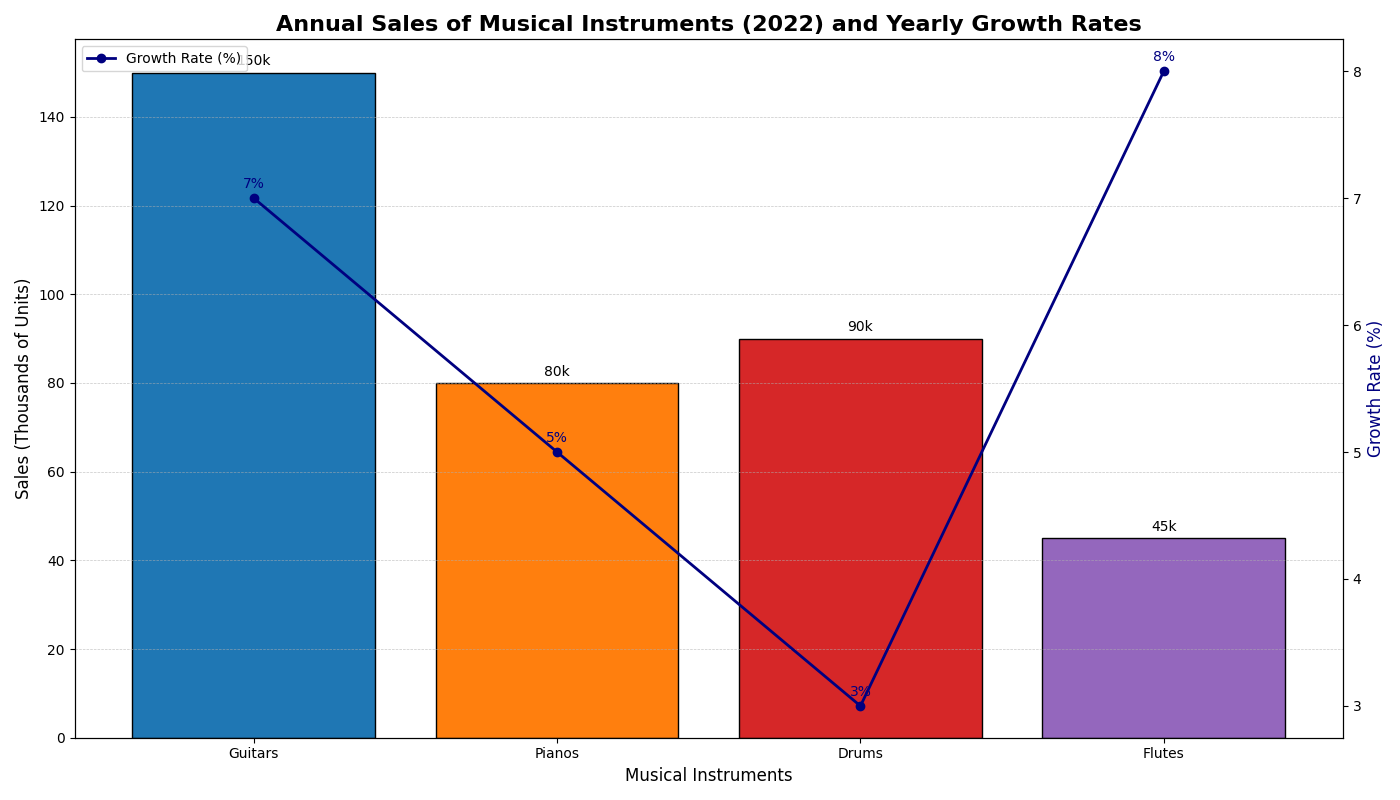

Recreate this plot in Python.
import matplotlib.pyplot as plt
import numpy as np

# Data for the bar chart (after removing 'Violins')
instruments = ['Guitars', 'Pianos', 'Drums', 'Flutes']
sales = [150, 80, 90, 45]  # Sales in thousands of units

# Data for the line plot (after removing 'Violins')
growth_rates = [7, 5, 3, 8]  # Year-over-year growth rates in percentage

# Create the plot with one subplot
fig, ax1 = plt.subplots(figsize=(14, 8))

# Colors for the bar chart, one color removed
bar_colors = ['#1f77b4', '#ff7f0e', '#d62728', '#9467bd']

# Bar chart for sales
bars = ax1.bar(instruments, sales, color=bar_colors, edgecolor='black', label='Sales (Thousands)')
ax1.set_xlabel('Musical Instruments', fontsize=12)
ax1.set_ylabel('Sales (Thousands of Units)', fontsize=12, color='black')
ax1.set_title('Annual Sales of Musical Instruments (2022) and Yearly Growth Rates', fontsize=16, fontweight='bold')
ax1.yaxis.grid(True, linestyle='--', linewidth=0.5, alpha=0.7)

# Annotate bar heights
for bar in bars:
    height = bar.get_height()
    ax1.annotate(f'{height}k', xy=(bar.get_x() + bar.get_width() / 2, height),
                 xytext=(0, 3), textcoords="offset points", ha='center', va='bottom', fontsize=10)

# Create a secondary axis for growth rates
ax2 = ax1.twinx()
ax2.plot(instruments, growth_rates, color='navy', marker='o', linestyle='-', linewidth=2, label='Growth Rate (%)')
ax2.set_ylabel('Growth Rate (%)', fontsize=12, color='navy')

# Annotate growth rates
for i, rate in enumerate(growth_rates):
    ax2.annotate(f'{rate}%', xy=(i, rate),
                 xytext=(0, 5), textcoords="offset points", ha='center', va='bottom', fontsize=10, color='navy')

# Create a legend for the line plot
lines, labels = ax2.get_legend_handles_labels()
ax2.legend(lines, labels, loc='upper left', fontsize=10)

# Tighten the layout and show the plot
fig.tight_layout()
plt.show()
